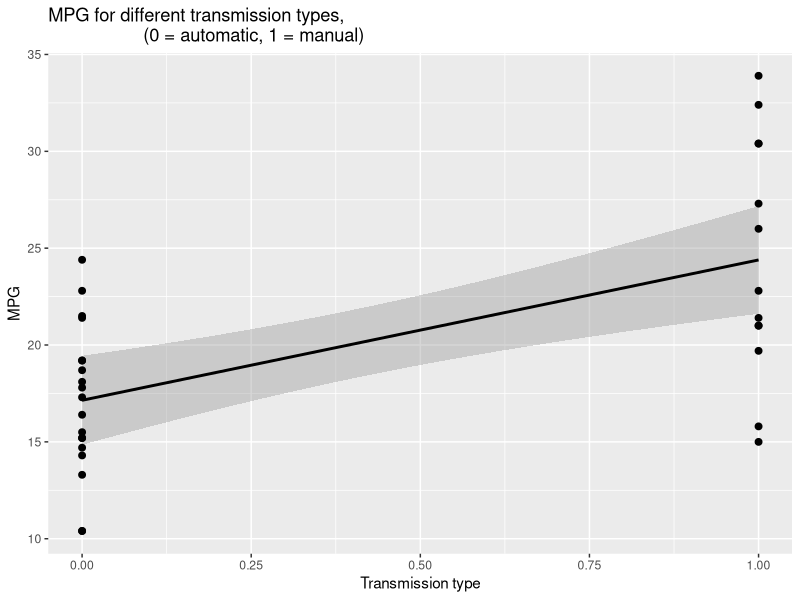
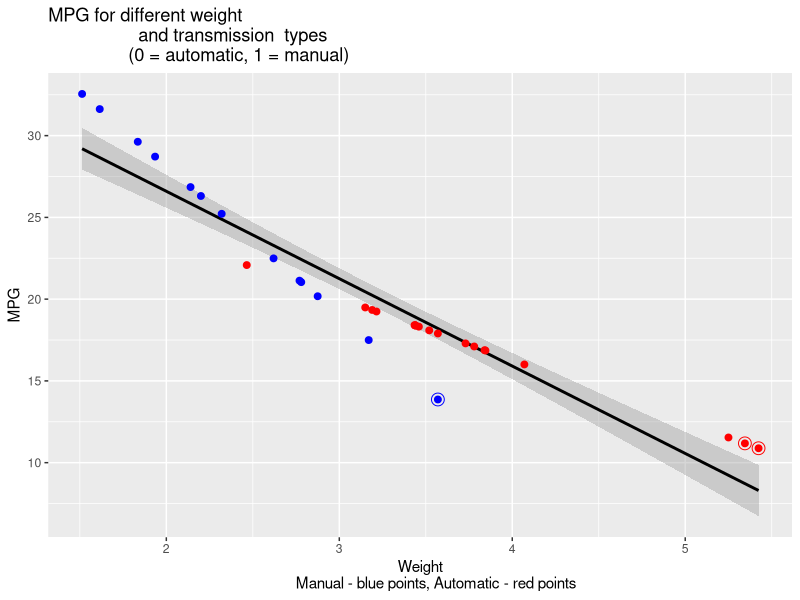
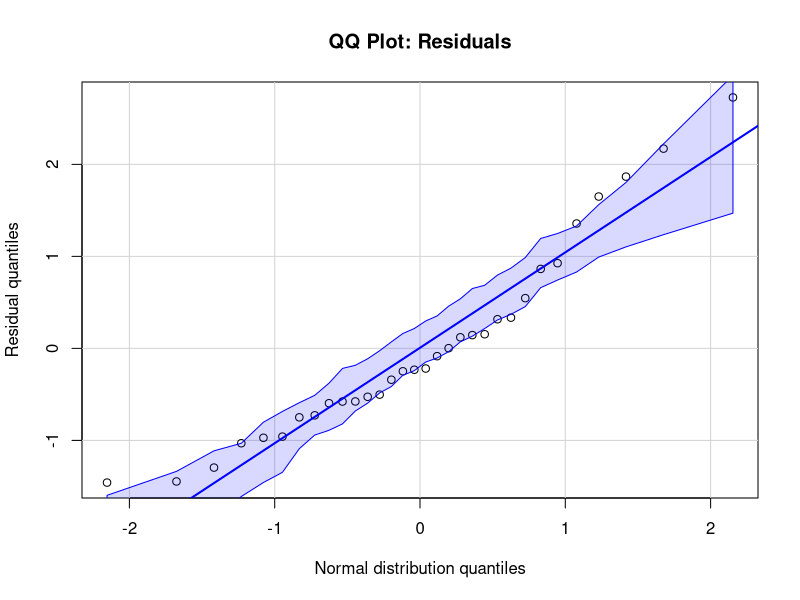
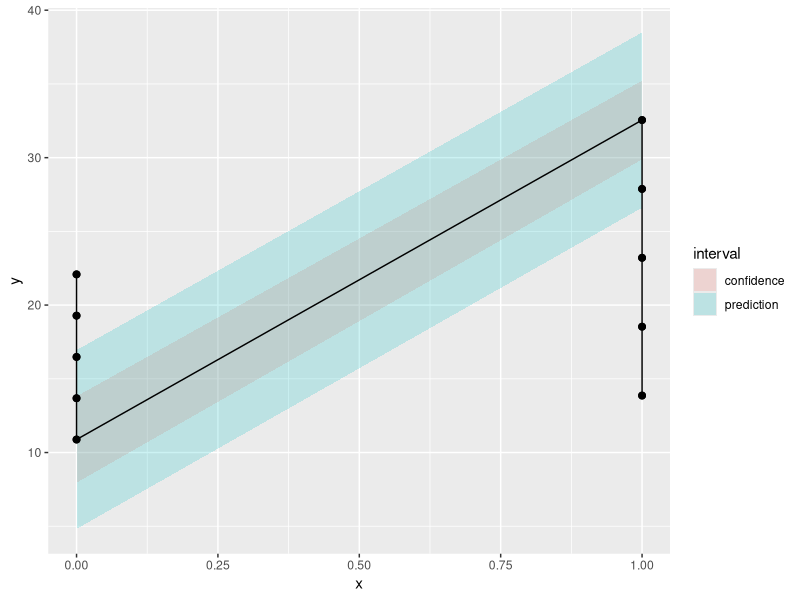

Reproduce these figures in R, in order.
## ---- chunk 1
data(mtcars)
## help("mtcars")
library(ggplot2)
g = ggplot(mtcars, aes(x = am, y = mpg))
g = g + geom_smooth(method = "lm", colour = "black")
g = g + geom_point(size = 2, colour = "black")
g = g + ggtitle("MPG for different transmission types,
                   (0 = automatic, 1 = manual)")
g = g + ylab("MPG") + xlab("Transmission type")
g
## ---- chunk 2
sample0 <- mtcars$mpg[mtcars$am==0]; sample1 <- mtcars$mpg[mtcars$am==1]
t <- t.test(sample0,sample1,alternative="less")
sprintf("T-test p-value: %.4f", t$p.value);  t$estimate
## ---- chunk 3
simplemodel <- lm(mpg ~ factor(am) ,data = mtcars)
s <- summary(simplemodel)
s$coefficients; sprintf("R squared: %.2f; SSE: %.2f", s$r.squared, s$sigma) 
## ---- chunk 4
mymodel <- lm(mpg ~ factor(am)*wt ,data = mtcars)
s <- summary(mymodel)
s$coefficients; sprintf("R squared: %.2f; SSE: %.2f", s$r.squared, s$sigma) 
## ---- chunk 5
mtcars = transform(mtcars,y = mymodel$fitted.values)
g = ggplot(mtcars, aes(x = wt, y = y))
g = g + geom_smooth(method = "lm", colour = "black")
g = g + geom_point(data = subset(mtcars, am == 0),size = 2, colour = "red")
g = g + geom_point(data = subset(mtcars, am == 1),size = 2, colour = "blue")
g = g + geom_point(data = subset(mtcars, rownames(mtcars)=="Maserati Bora"),size = 4, pch=21, colour = "blue")
g = g + geom_point(data = subset(mtcars, rownames(mtcars)=="Lincoln Continental"),size = 4, pch=21, colour = "red")
g = g + geom_point(data = subset(mtcars, rownames(mtcars)=="Chrysler Imperial"),size = 4, pch=21, colour = "red")
g = g + ggtitle("MPG for different weight 
                  and transmission  types 
                (0 = automatic, 1 = manual)")
g = g + ylab("MPG") + xlab("Weight
        Manual - blue points, Automatic - red points")
g
## ---- chunk 6
sort(hatvalues(mymodel),decreasing=TRUE)[1:3]
## ---- chunk 7
library(lmtest)
sprintf("BP Test p-value: %.2f; SW Test p-value: %.2f ", bptest(mymodel)$p.value, 
        shapiro.test(mymodel$residuals)$p.value) 
## ---- chunk 8
library(car)
qqp(mymodel,id=FALSE, distribution="norm", ylab="Residual quantiles",
    xlab="Normal distribution quantiles",
    main="QQ Plot: Residuals")
## ---- chunk 9
x1 <- mtcars$wt[mtcars$am==0]; x2 <- mtcars$wt[mtcars$am==1]
newx = data.frame(cbind(am = c(rep(0,5),rep(1,5)),wt = c(seq(min(x1), max(x1), length = 5),seq(min(x2), max(x2), length = 5))))
p1 = data.frame(predict(mymodel, newdata= newx,interval = ("confidence"))) 
p2 = data.frame(predict(mymodel, newdata= newx,interval = ("prediction"))) 
p1$interval = "confidence"; p1$x = newx$am
p2$interval = "prediction"; p2$x = newx$am
dat = rbind(p1, p2); names(dat)[1] = "y"
g = ggplot(as.data.frame(dat), aes(x = x, y = y))
g = g + geom_ribbon(aes(ymin = lwr, ymax = upr, fill = interval), alpha = 0.2) 
g = g + geom_line()
g = g + geom_point(data = dat, aes(x = x, y = y), size = 2)
g
